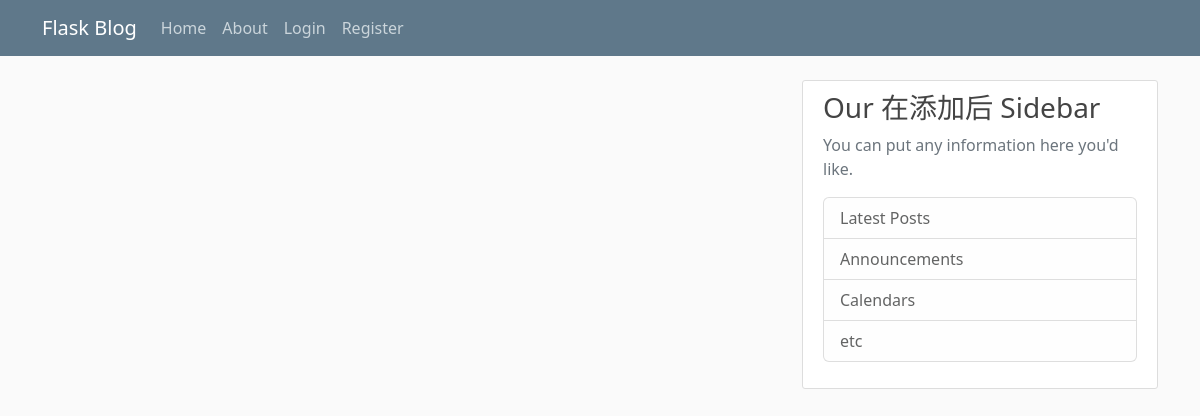
The app's page /home, older data.
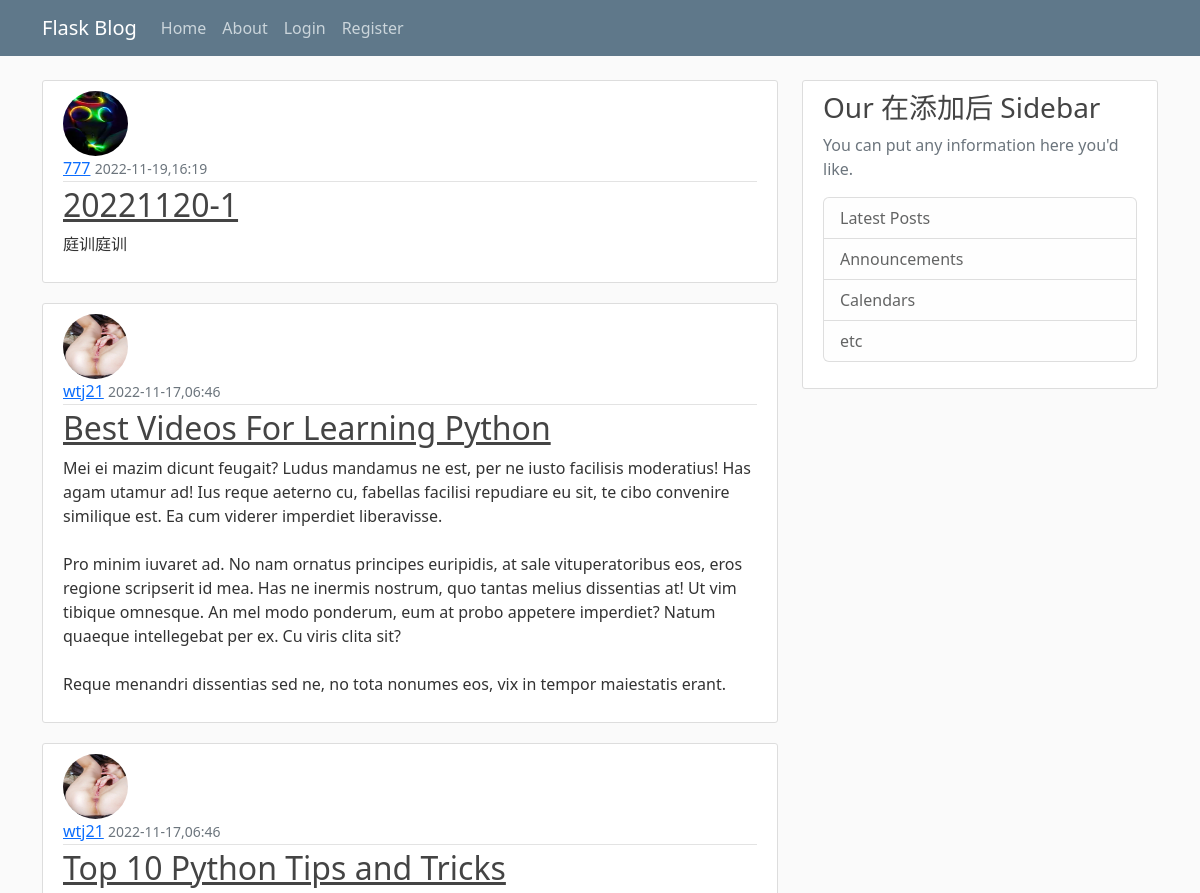
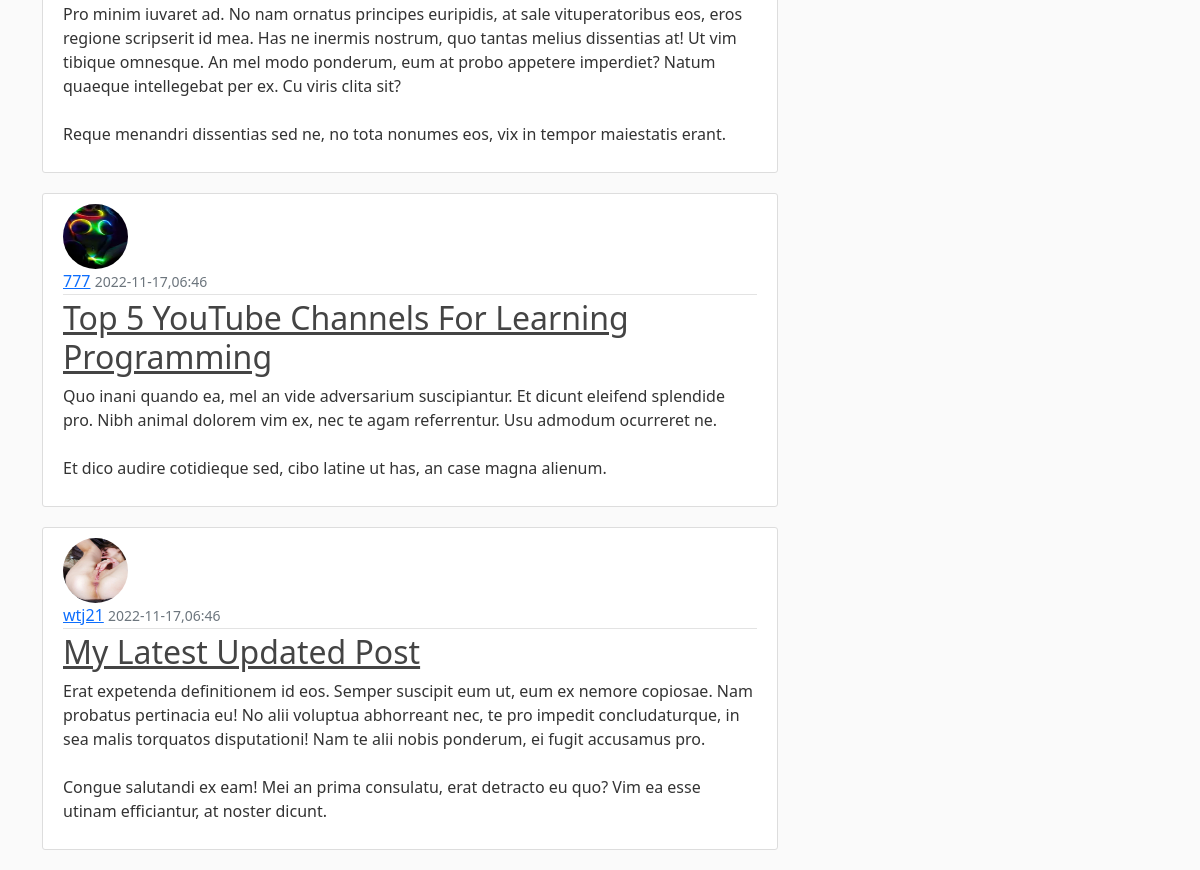
The same page, newer data (2 pictures, top to bottom).
### flaskblog/models.py (models this page shows, shortened)
class Post(db.Model):
    id = db.Column(db.Integer,primary_key=True)
    title = db.Column(db.String(100),nullable=True)
    date_posted = db.Column(db.DateTime,nullable=False,default=datetime.utcnow)
    content = db.Column(db.Text,nullable=False)
    user_id = db.Column(db.Integer,db.ForeignKey('user.id'),nullable=False)

class User(db.Model,UserMixin):
    id = db.Column(db.Integer,primary_key=True)
    username = db.Column(db.String(20),unique=True,nullable=False)
    email = db.Column(db.String(120),unique=True,nullable=False)
    image_file = db.Column(db.String(20),nullable=False,default='default.jpg')
    password = db.Column(db.String(60),nullable=False)
    posts = db.relationship('Post',backref='author',lazy=True)

### flaskblog/routes.py (the view)
@app.route("/")
@app.route("/home")
def home():
    page = request.args.get('page',1,type=int)
    posts = Post.query.order_by(Post.date_posted.desc()).paginate(page=page,per_page=5)
    return render_template('home.html',posts=posts,title='20221013')

### flaskblog/templates/home.html
{% extends "layout.html" %}
{% block content %}
{% for post in posts %}
    <article class="media content-section">
        <div class="media-body">
            <img class="rounded-circle article-img" src="{{ url_for('static',filename='profile_pics/' + post.author.image_file) }}">
            <div class="article-metadata">
                <a class="mr-2" href="#">{{ post.author.username }}</a>
                <small class="text-muted">{{ post.date_posted.strftime('%Y-%m-%d,%H:%M') }}</small>
            </div>
            <h2><a class="article-title" href="{{url_for('post',post_id=post.id)}}">{{ post.title }}</a></h2>
            <p class="article-content">{{ post.content }}</p>
        </div>
    </article>
{% endfor %}
{% endblock content %}

### flaskblog/templates/layout.html (shortened to what this page needs)
<!DOCTYPE html>
<html>
<head>
    <link href="https://cdn.jsdelivr.net/npm/bootstrap@5.2.2/dist/css/bootstrap.min.css" rel="stylesheet"
>
    <link rel="stylesheet" type="text/css" href="{{ url_for('static',filename='main.css') }}">
</head>
<body>
    <header class="site-header">
        <nav class="navbar navbar-expand-md navbar-dark bg-steel fixed-top">
            <div class="container">
                <a class="navbar-brand mr-4" href="/">Flask Blog</a>
                <div class="collapse navbar-collapse" id="navbarToggle">
                    <div class="navbar-nav mr-auto">
                        <a class="nav-item nav-link" href="{{url_for('home')}}">Home</a>
                        <a class="nav-item nav-link" href="{{url_for('about')}}">About</a>
                    </div>
                    <div class="navbar-nav">
                        {% if current_user.is_authenticated %}
                        <a class="nav-item nav-item-link" href="{{url_for('new_post')}}">编写新帖子</a>
                        <a class="nav-item nav-item-link" href="{{url_for('account')}}">Account</a>
                        <a class="nav-item nav-item-link" href="{{url_for('logout')}}">Logout</a>
                        {% else %}
                        <a class="nav-item nav-link" href="{{url_for('login')}}">Login</a>
                        <a class="nav-item nav-link" href="{{url_for('register')}}">Register</a>
                        {% endif %}
                    </div>
                </div>
            </div>
        </nav>
    </header>
    <main role="main" class="container">
        <div class="row">
            <div class="col-md-8">
                {% block content %}{% endblock %}
            </div>
            <div class="col-md-4">
                <div class="content-section">
                    <h3>Our 在添加后 Sidebar</h3>
                    <p class='text-muted'>You can put any information here you'd like.
                    <ul class="list-group">
                        <li class="list-group-item list-group-item-light">Latest Posts</li>
                        <li class="list-group-item list-group-item-light">Announcements</li>
                        <li class="list-group-item list-group-item-light">Calendars</li>
                        <li class="list-group-item list-group-item-light">etc</li>
                    </ul>
                    </p>
                </div>
            </div>
        </div>
    </main>
</body>
</html>

### flaskblog/static/main.css (style rules this page uses)
body { background: #fafafa; color: #333333; margin-top: 5rem; }
h1, h2, h3, h4, h5, h6 { color: #444444; }
.bg-steel { background-color: #5f788a; }
.site-header .navbar-nav .nav-link { color: #cbd5db; }
.content-section { background: #ffffff; padding: 10px 20px; border: 1px solid #dddddd; border-radius: 3px; margin-bottom: 20px; }
.article-title { color: #444444; }
.article-content { white-space: pre-line; }
.article-img { height: 65px; width: 65px; margin-right: 16px; }
.article-metadata { padding-bottom: 1px; margin-bottom: 4px; border-bottom: 1px solid #e3e3e3 }

Row changes from the older to the newer data that the page shows:
added Post: image_file (picture), author.username "777", date_posted "2022-11-19,16:19", title "20221120-1", content "庭训庭训"
added Post: image_file (placeholder picture), author.username "wtj21", date_posted "2022-11-17,06:46", title "Best Videos For Learning Python", content "Mei ei mazim dicunt feugait? Ludus mandamus ne est, per ne iusto facilisis moderatius! Has agam utamur ad! Ius reque aeterno cu, fabellas facilisi repudiare eu sit, te cibo convenire similique est. Ea cum viderer imperdiet liberavisse. Pro minim iuvaret ad. No nam ornatus principes euripidis, at sale vituperatoribus eos, eros regione scripserit id mea. Has ne inermis nostrum, quo tantas melius dissentias at! Ut vim tibique omnesque. An mel modo ponderum, eum at probo appetere imperdiet? Natum quaeque intellegebat per ex. Cu viris clita sit? Reque menandri dissentias sed ne, no tota nonumes eos, vix in tempor maiestatis erant."
added Post: image_file (placeholder picture), author.username "wtj21", date_posted "2022-11-17,06:46", title "Top 10 Python Tips and Tricks", content "Pro minim iuvaret ad. No nam ornatus principes euripidis, at sale vituperatoribus eos, eros regione scripserit id mea. Has ne inermis nostrum, quo tantas melius dissentias at! Ut vim tibique omnesque. An mel modo ponderum, eum at probo appetere imperdiet? Natum quaeque intellegebat per ex. Cu viris clita sit? Reque menandri dissentias sed ne, no tota nonumes eos, vix in tempor maiestatis erant."
added Post: image_file (picture), author.username "777", date_posted "2022-11-17,06:46", title "Top 5 YouTube Channels For Learning Programming", content "Quo inani quando ea, mel an vide adversarium suscipiantur. Et dicunt eleifend splendide pro. Nibh animal dolorem vim ex, nec te agam referrentur. Usu admodum ocurreret ne. Et dico audire cotidieque sed, cibo latine ut has, an case magna alienum."
added Post: image_file (placeholder picture), author.username "wtj21", date_posted "2022-11-17,06:46", title "My Latest Updated Post", content "Erat expetenda definitionem id eos. Semper suscipit eum ut, eum ex nemore copiosae. Nam probatus pertinacia eu! No alii voluptua abhorreant nec, te pro impedit concludaturque, in sea malis torquatos disputationi! Nam te alii nobis ponderum, ei fugit accusamus pro. Congue salutandi ex eam! Mei an prima consulatu, erat detracto eu quo? Vim ea esse utinam efficiantur, at noster dicunt."
